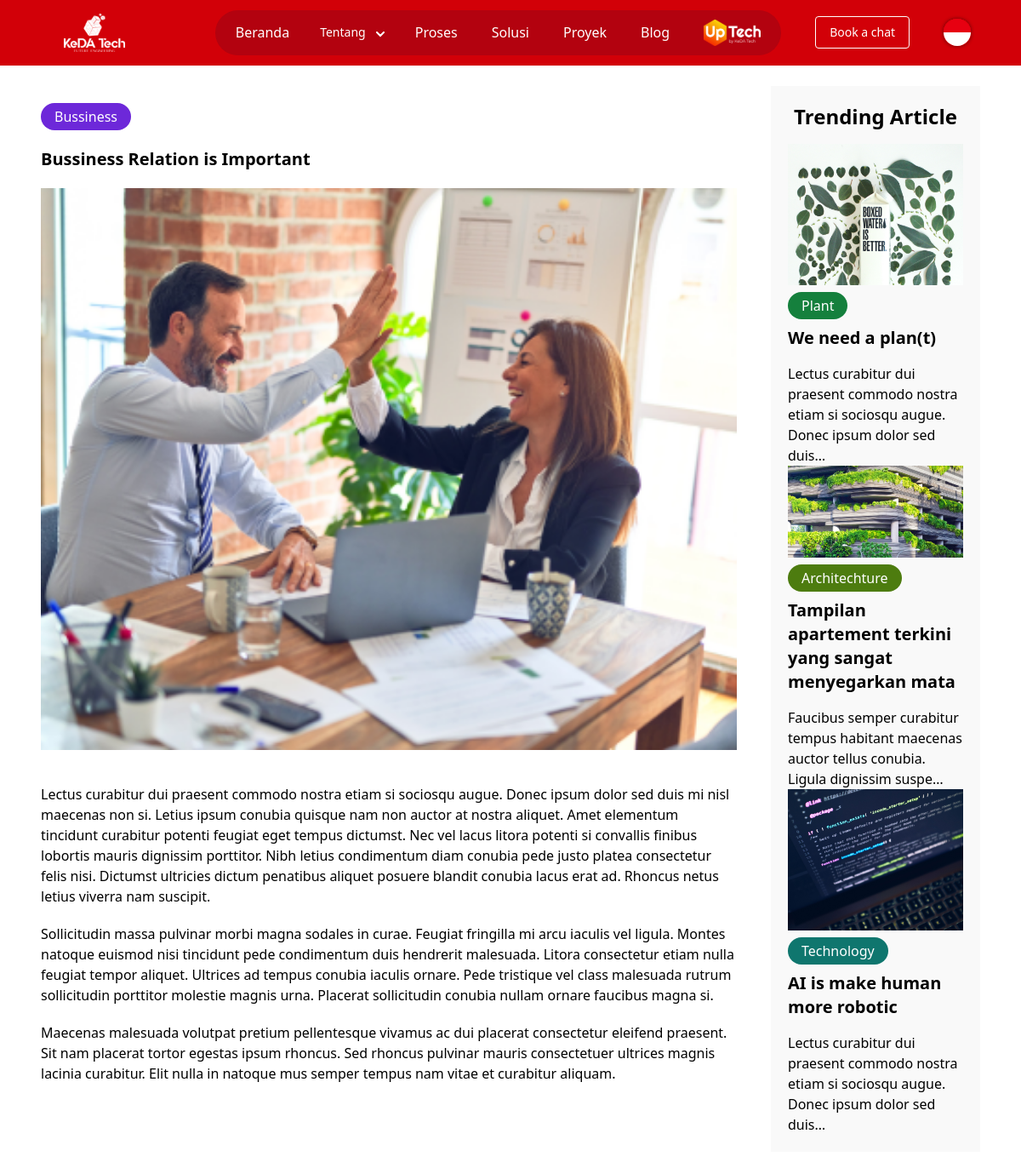
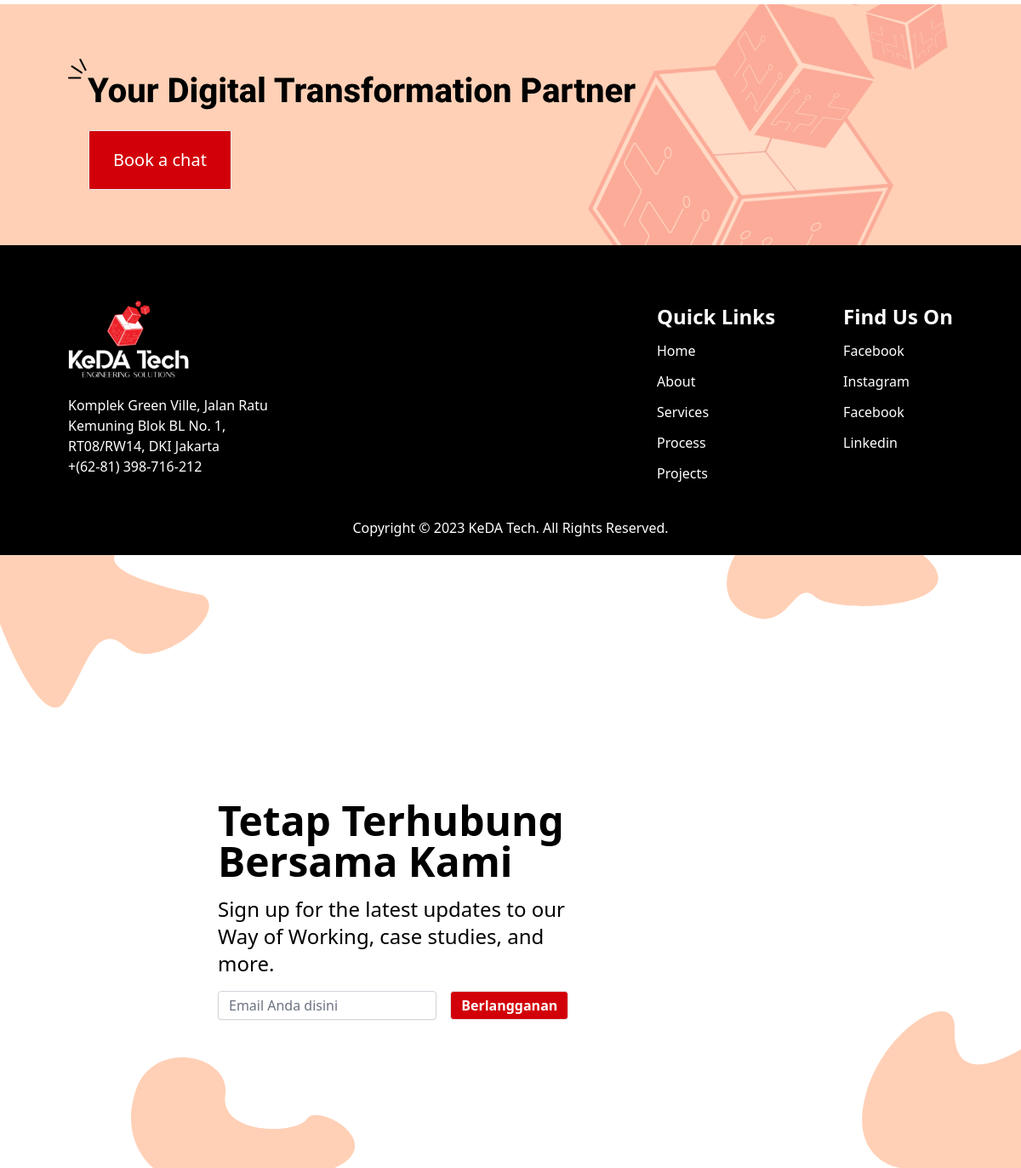
Page /detailBlog/bussiness-relation-is-important on the committed database (2 pictures, top to bottom).
### website/models.py (models this page shows, shortened)
class Blog(models.Model):
    blog_header = models.CharField(max_length=300)
    blog_tag = models.ForeignKey(Blog_tag, on_delete=models.CASCADE)
    image_blog = models.ImageField(upload_to='blog/')
    description = RichTextUploadingField()
    datetime = models.DateTimeField(auto_now_add=True)
    slug_blog = models.SlugField(blank=True, unique=True)
    inactive = 0
    active = 1
    choice = ((active, ('Active')),(inactive, ('Inactive')))
    status = models.IntegerField(default=1, choices=choice)

class Blog_tag(models.Model):
    blog_tag_name = models.CharField(max_length=100)
    color_id = models.ForeignKey(Color, on_delete=models.DO_NOTHING, null=True)
    def __str__(self):
        return self.blog_tag_name

### website/views.py (the view)
# urls.py: path('detailBlog/<slug:slug_blog>', detailBlog, name='detailBlog'),
def detailBlog(request, slug_blog):
    if request.POST:
        form = SubscriptionForm(request.POST)
        if form.is_valid():
            form.save()
            form = SubscriptionForm()
            blog = Blog.objects.select_related('blog_tag', 'blog_tag__color_id').get(slug_blog=slug_blog)
            related_blogs = Blog.objects.select_related('blog_tag', 'blog_tag__color_id').exclude(id=slug_blog).order_by("?")[:4]
            message = 'berhasil'
            context = {
                'blog' : blog,
                'form' : form,
                'message' : message,
                'related_blogs' : related_blogs,
            }
            return render(request, 'detailBlog.html', context)
        else:
            form = SubscriptionForm()
            blog = Blog.objects.select_related('blog_tag', 'blog_tag__color_id').get(slug_blog=slug_blog)
            related_blogs = Blog.objects.select_related('blog_tag', 'blog_tag__color_id').exclude(slug_blog=slug_blog).order_by("?")[:4]
            message = 'error'
            context = {
                'blog' : blog,
                'form' : form,
                'message' : message,
                'related_blogs' : related_blogs,
            }
            return render(request, 'detailBlog.html', context)
    else:
        form = SubscriptionForm()
        blog = Blog.objects.select_related('blog_tag', 'blog_tag__color_id').get(slug_blog=slug_blog)
        related_blogs = Blog.objects.select_related('blog_tag', 'blog_tag__color_id').exclude(slug_blog=slug_blog).order_by("?")[:4]
        context = {
            'blog' : blog,
            'form' : form,
            'related_blogs' : related_blogs,
        }
        return render(request, 'detailBlog.html', context)

### website/forms.py
class SubscriptionForm(ModelForm):
    def __init__(self, *args, **kwargs):
        super().__init__(*args, **kwargs)
        for key, field in self.fields.items():
            field.label = ""
    class Meta:
        model = Subscription
        fields = "__all__"
        widgets = {
            'email' : forms.EmailInput(attrs={'class':'w-80 py-1 rounded border-gray-300 shadow-sm focus:ring-[#d20008] focus:border-gray-200 transition duration-300', 'placeholder':'Email Anda disini'}),
        }

### website/templates/detailBlog.html (shortened to what this page needs)
{% extends 'base.html' %} {% load static %} {% block content %}
<div>
    <div class="md:grid grid-cols-12 gap-10 md:px-12 px-8 py-6 bg-white">
        <div class="col-span-9">
            <div class="gap-10 py-5">
                <div class="grid gap-5">
                    <p style="background-color : {{ blog.blog_tag.color_id.hex_code }}" class="text-white rounded-full py-1 px-4 w-fit">{{blog.blog_tag}}</p>
                    <h3 class="text-xl font-bold">{{blog.blog_header}}</h3>
                    <img src="{{ blog.image_blog.url }}" alt="" class="w-full"/>
                    <p>{{blog.description|safe}}</p>
                </div>
            </div>
        </div>
        <div class="col-span-3 bg-[#f9f9f9] p-5 hidden md:block">
            <h1 class="text-2xl text-center font-semibold mb-4">Trending Article</h1>
            {% for related_blog in related_blogs %}
            <div class="grid gap-2">
                <img src="{{ related_blog.image_blog.url }}" alt="" class="w-full"/>
                <p style="background-color : {{ related_blog.blog_tag.color_id.hex_code }}" class="text-white rounded-full py-1 px-4 w-fit">{{related_blog.blog_tag}}</p>
                <h3 class="text-xl font-bold">{{related_blog.blog_header}}</h3>
                <p>{{related_blog.description|safe|truncatechars:100}}</p>
            </div>
            {% endfor %}
        </div>
    </div>
    <div style="background-image: url('{% static "image/public/backgroundDigitalTransformationOrange.svg" %}')" class="h-[283px] hidden md:block">
          <div class="container px-20 py-16">
            <img src="{% static "image/public/YourDigitalTransfoemationPartner.svg" %}" alt="" />
            <Button onclick="window.location.href = '{% url "consultation" %}';" class="ml-6 mt-6 px-7 py-5 border bg-[#d20008] text-xl text-white rounded-sm hover:bg-[#b3020f] font-medium transition duration-300">Book a chat</Button>
          </div>
    </div>
    <div class="bg-black  ">
      <div class="px-7 md:px-20 md:pt-12 md:pb-5 py-10">
        <div class="md:flex md:justify-between">
          <div class="border-b md:border-none py-4">
            <div class="flex justify-center md:justify-start">
              <img src="{% static "image/public/logo2.svg" %}" alt="logo" class="mb-5"/>
            </div>
            <p class="text-white text-center md:text-left md:w-[292px]">Komplek Green Ville, Jalan Ratu<br class="hidden md:block"/> Kemuning Blok BL No. 1,<br class="hidden md:block"/> RT08/RW14, DKI Jakarta <br class="hidden md:block"/>+(62-81) 398-716-212</p>
          </div>
          <div class="flex justify-around md:gap-20 pt-5">
            <div class="">
              <h1 class="text-white md:text-2xl font-bold mb-3">Quick Links</h1>
              <p class="text-white mb-3">Home</p>
              <p class="text-white mb-3">About</p>
              <p class="text-white mb-3">Services</p>
              <p class="text-white mb-3">Process</p>
              <p class="text-white mb-3">Projects</p>
            </div>
            <div class="">
              <h1 class="text-white md:text-2xl font-bold mb-3">Find Us On</h1>
              <p class="text-white mb-3">Facebook</p>
              <p class="text-white mb-3">Instagram</p>
              <p class="text-white mb-3">Facebook</p>
              <p class="text-white mb-3">Linkedin</p>
            </div>
          </div>
        </div>
          <p class="text-white mt-7 flex justify-center">Copyright © <script>document.write(/\d{4}/.exec(Date())[0])</script> KeDA Tech<span class="md:block hidden">. All Rights Reserved.</span></p>
      </div>
    </div>
    <div style="background-image: url('{% static "image/public/bgAfterFooterOrange.svg" %}')" class="h-[720px] shadow-black hidden md:block">
          <div class="container px-64 pt-72">
            <h1 class="text-5xl font-bold mb-4">Tetap Terhubung Bersama Kami</h1>
            <p class="text-2xl pr-20 mb-4">Sign up for the lat­est up­dates to our Way of Working, case stud­ies, and more.</p>
            <div>
              <form action="" method="POST">
                {{form}}
                <button type="submit" class="px-3 py-1 border bg-[#d20008] text-white text-md ml-3 font-bold rounded hover:bg-[#b3020f] hover:border-[#d20008] transition duration-300">Berlangganan</button>
              </form>
              </div>
          </div>
    </div>
</div>
{% endblock content %}

### rows in the picture
Blog: blog_tag "Bussiness", blog_header "Bussiness Relation is Important", image_blog (picture), description "Lectus curabitur dui praesent commodo nostra etiam si sociosqu augue. Donec ipsum dolor sed duis mi nisl maecenas non si. Letius ipsum conubia quisque nam non auctor at nostra aliquet. Amet elementum tincidunt curabitur potenti feugiat eget tempus dictumst. Nec vel lacus litora potenti si convallis finibus lobortis mauris dignissim porttitor. Nibh letius condimentum diam conubia pede justo platea consectetur felis nisi. Dictumst ultricies dictum penatibus aliquet posuere blandit conubia lacus erat ad. Rhoncus netus letius viverra nam suscipit. Sollicitudin massa pulvinar morbi magna sodales in curae. Feugiat fringilla mi arcu iaculis vel ligula. Montes natoque euismod nisi tincidunt pede…"
Blog: image_blog (picture), blog_tag "Plant", blog_header "We need a plan(t)", description "Lectus curabitur dui praesent commodo nostra etiam si sociosqu augue. Donec ipsum dolor sed duis…"
Blog: image_blog (picture), blog_tag "Architechture", blog_header "Tampilan apartement terkini yang sangat menyegarkan mata", description "Faucibus semper curabitur tempus habitant maecenas auctor tellus conubia. Ligula dignissim suspe…"
Blog: image_blog (picture), blog_tag "Technology", blog_header "AI is make human more robotic", description "Lectus curabitur dui praesent commodo nostra etiam si sociosqu augue. Donec ipsum dolor sed duis…"
